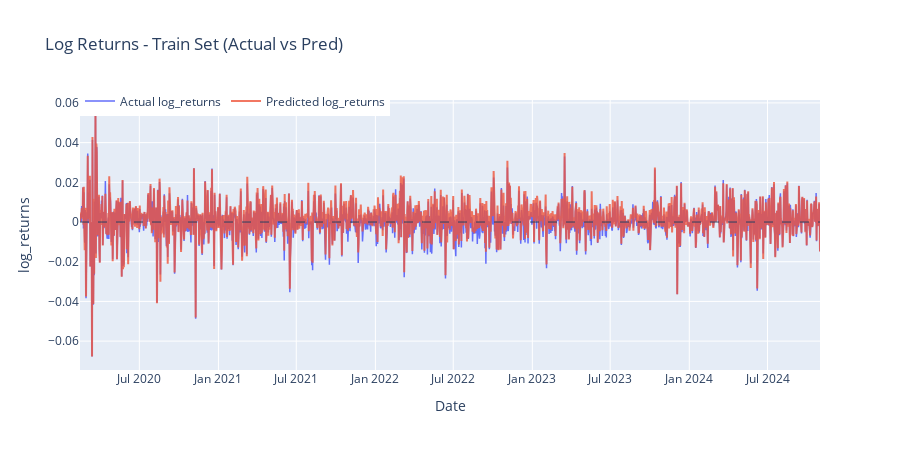

The cell this chart's notebook holds for it:
### Code cell
import plotly.graph_objects as go

# ===== predict =====
y_pred_norm, y_true_norm = predict(train_loader)

# inverse transform
y_pred = y_pred_norm * y_std + y_mu
y_true = y_true_norm * y_std + y_mu


# ===== map dates =====
all_target_idx = np.arange(lookback, len(df))
train_target_idx = all_target_idx[:split]
dates_train = df["date"].iloc[train_target_idx].reset_index(drop=True)


# =========================
# Plotly
# =========================
fig = go.Figure()

# actual
fig.add_trace(go.Scatter(
    x=dates_train,
    y=y_true,
    mode="lines",
    name="Actual log_returns",
    line=dict(width=1.5)
))

# predicted
fig.add_trace(go.Scatter(
    x=dates_train,
    y=y_pred,
    mode="lines",
    name="Predicted log_returns",
    opacity=0.8
))

# zero line
fig.add_hline(y=0, line_width=1, line_dash="dash")


# ===== layout tuning =====
fig.update_layout(
    title="Log Returns - Train Set (Actual vs Pred)",
    xaxis_title="Date",
    yaxis_title="log_returns",
    hovermode="x unified",
    height=450,
    legend=dict(orientation="h", y=1.05)
)

fig.show()

### Figure 1 — Plotly figure (JSON) as saved in the notebook; plotly's stock layout.template omitted (floating-point values rounded to 4 significant figures; data arrays with more than 128 entries replaced by an {"elided": "..."} marker saying what was removed)
{"data": [{"line": {"width": 1.5}, "mode": "lines", "name": "Actual log_returns", "type": "scatter", "x": {"elided": "1722 str values"}, "y": {"elided": "1722 float values"}}, {"mode": "lines", "name": "Predicted log_returns", "opacity": 0.8, "type": "scatter", "x": {"elided": "1722 str values"}, "y": {"elided": "1722 float values"}}], "layout": {"height": 450, "hovermode": "x unified", "legend": {"orientation": "h", "y": 1.05}, "shapes": [{"line": {"dash": "dash", "width": 1}, "type": "line", "x0": 0, "x1": 1, "xref": "x domain", "y0": 0, "y1": 0, "yref": "y"}], "title": {"text": "Log Returns - Train Set (Actual vs Pred)"}, "xaxis": {"title": {"text": "Date"}}, "yaxis": {"title": {"text": "log_returns"}}}}
